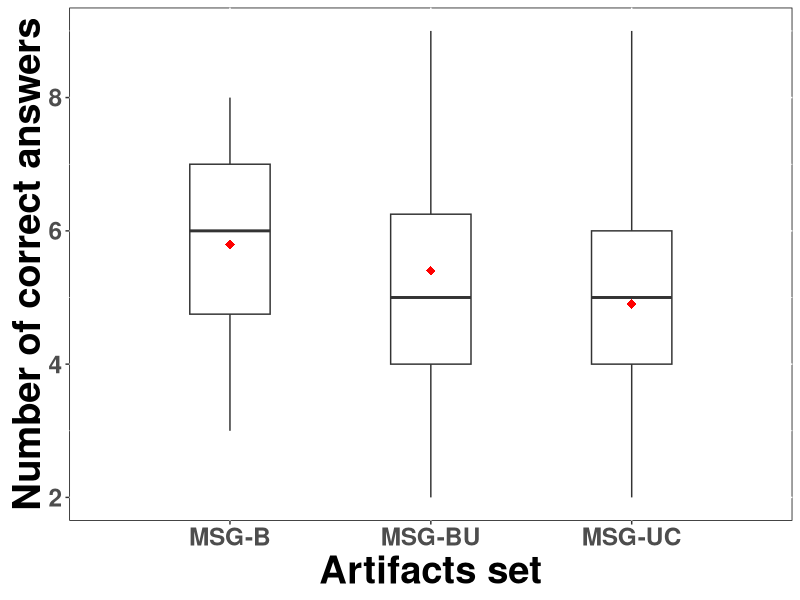
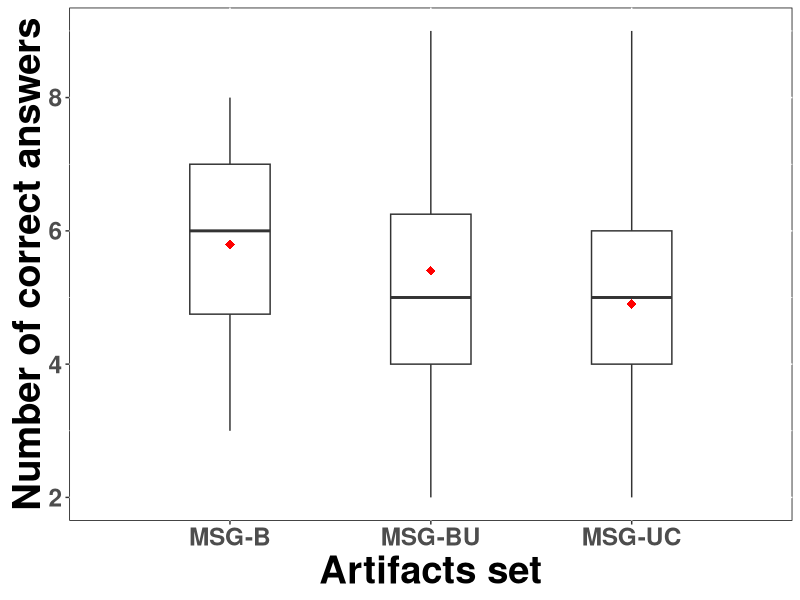
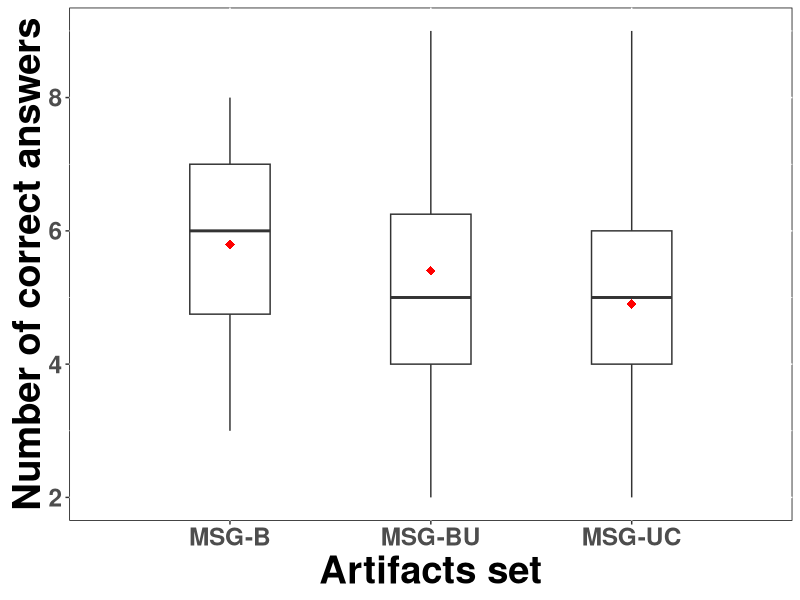
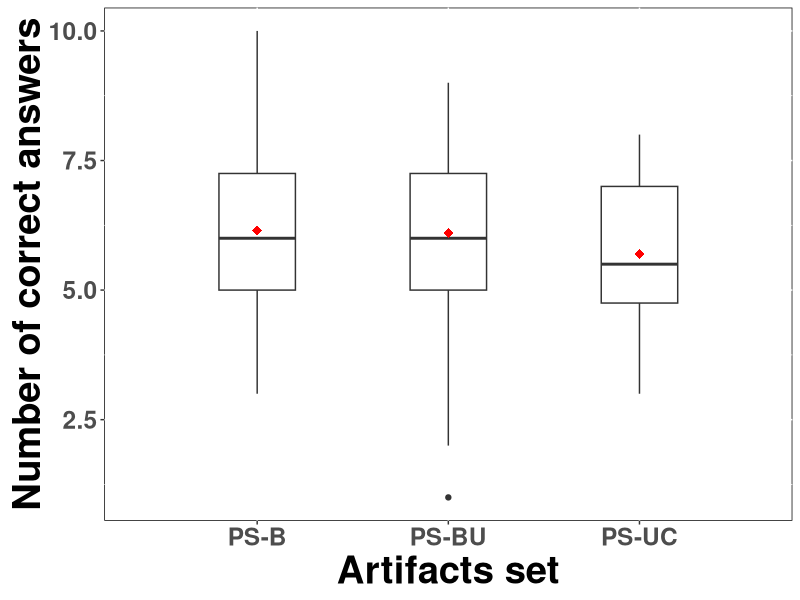
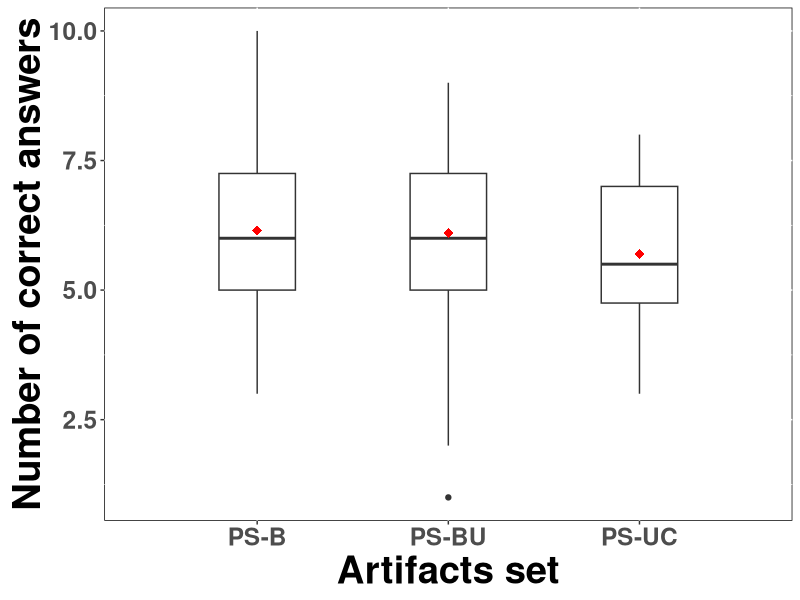
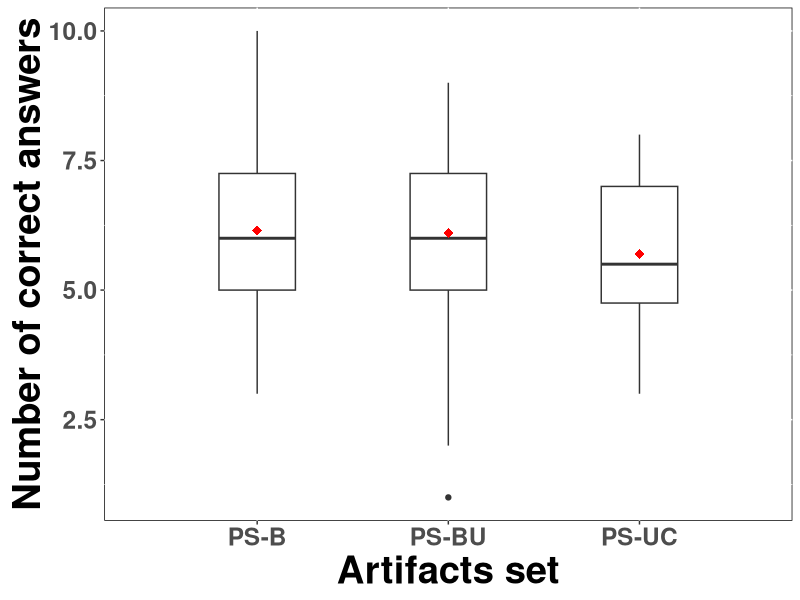
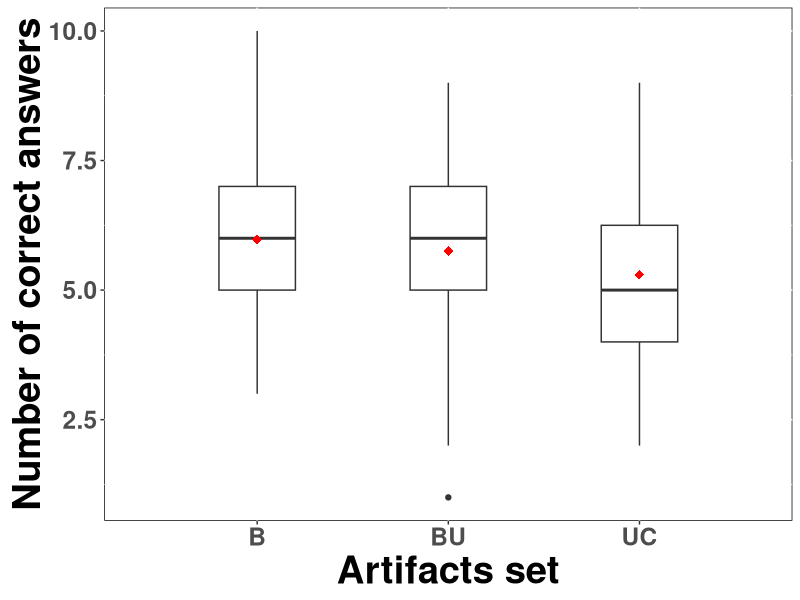
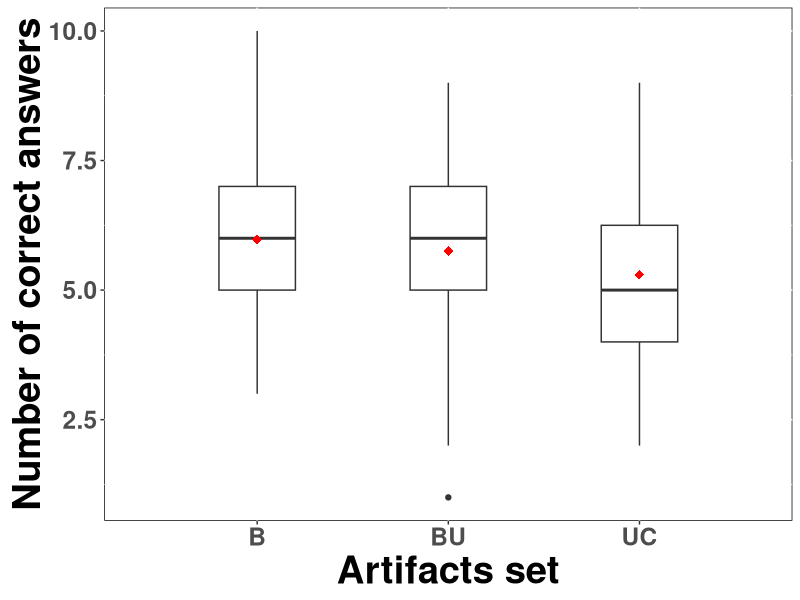

These charts were generated, in order, by the following R code:
# Set path to Desktop

# Para MAC
#setwd("~/proys/0-olvegamphd/1. Research/Experiments/exdebp-exp/SA//1. nCA/numCAsc4y5")

# Para Windows Bogot? - port?til
setwd("D:/proys/0-olvegamphd/1. Research/Experiments/exdebp-exp/SA/1. nCA/numCAsc4y5")

# Para Windows Unillanos
#setwd("C:/proys/0-olvegamphd/1. Research/Experiments/exdebp-exp/SA/1. nCA/numCAsc4y5")

# Instalacion de paquetes y librerias

#Para leer archivos de Excel
#install.packages("tidyverse")
# Leer el paquete para lectura de archivos de Excel. 
library("readxl")

#Para utilizar ggplot y graficar los boxplot con t?tulos y dem?s. 
#install.packages("ggplot2")
library(ggplot2)

##############################################################
###   Leer los datos (cada caso y los de ambos casos)      ###
##############################################################

# Lea los datos de cada distribuci?n por grupo de artefactos para ks test. 
datosMSGB <- read_excel("numCAsc4y5.xlsx", sheet = 5)
datosMSGBU <- read_excel("numCAsc4y5.xlsx", sheet = 6)
datosMSGUC <- read_excel("numCAsc4y5.xlsx", sheet = 7)
datosPSB <- read_excel("numCAsc4y5.xlsx", sheet = 8)
datosPSBU <- read_excel("numCAsc4y5.xlsx", sheet = 9)
datosPSUC <- read_excel("numCAsc4y5.xlsx", sheet = 10)
datosBothB <- read_excel("numCAsc4y5.xlsx", sheet = 11)
datosBothBU <- read_excel("numCAsc4y5.xlsx", sheet = 12)
datosBothUC <- read_excel("numCAsc4y5.xlsx", sheet = 13)

# Lea los datos para el caso de estudio FMSG.
datosFMSG <- read_excel("numCAsc4y5.xlsx", sheet = 2)
# Lea los datos para el caso de estudio PdV.
datosPdV <- read_excel("numCAsc4y5.xlsx", sheet = 3)
# Lea los datos para ambos casos de estudio.
datosTwoCS <- read_excel("numCAsc4y5.xlsx", sheet = 1)


###############################################################
###   Mostrar una porcion aleatoria de cada conjunto de datos.# 
###############################################################

# Show first a random sample of each data set. 
set.seed(1234)

# Show some data 
dplyr::sample_n(datosFMSG, 10)

# Show some data 
dplyr::sample_n(datosPdV, 10)

# Show some data 
dplyr::sample_n(datosTwoCS, 10)

###############################################################
###   Organice los niveles de los datos.                    ### 
###############################################################

#Asigne los niveles a la columna que los tiene (en este caso ArtifactsSet) - datos FMSG
datosFMSG$ArtifactsSet <- ordered(datosFMSG$ArtifactsSet, levels(factor(datosFMSG$ArtifactsSet)))
#show the levels
levels(datosFMSG$ArtifactsSet)

#Asigne los niveles a la columna que los tiene (en este caso ArtifactsSet) - datos PdV
datosPdV$ArtifactsSet <- ordered(datosPdV$ArtifactsSet, levels(factor(datosPdV$ArtifactsSet)))
#show the levels
levels(datosPdV$ArtifactsSet)

#Asigne los niveles a la columna que los tiene (en este caso ArtifactsSet) - datos TwoCS
datosTwoCS$ArtifactsSet <- ordered(datosTwoCS$ArtifactsSet, levels(factor(datosTwoCS$ArtifactsSet)))

#show the levels
levels(datosTwoCS$ArtifactsSet)

#Asigne los niveles a la columna que los tiene (en este caso ArtifactsSet) - datos TwoCS
#datosTwoCSB$ArtifactsSet <- ordered(datosTwoCSB$ArtifactsSet, levels(factor(datosTwoCSB$ArtifactsSet)))

#show the levels
#levels(datosTwoCS$ArtifactsSet)


#Asigne los niveles a la columna que los tiene (en este caso ArtifactsSet) - datos TwoCSBandC
#datosTwoCSBandC$ArtifactsSet <- ordered(datosTwoCSBandC$ArtifactsSet, levels(factor(datosTwoCSBandC$ArtifactsSet)))

#show the levels
#levels(datosTwoCSBandC$ArtifactsSet)

###############################################################
###   Muestre los boxplot de cada conjunto de datos.        ### 
###############################################################

#Dibuje el boxplot de FMSG (Diagrama de cajas)
bMSG = ggplot(datosFMSG, aes(ArtifactsSet,numCA)) + 
  geom_boxplot(outlier.shape = 19, width = 0.4, position = "dodge") +
  scale_x_discrete(expand=c(0.4,0)) +
  theme(axis.title.x = element_text(face="bold", hjust=0.5, size=rel(2.5))) +
  theme(axis.title.y = element_text(face="bold", vjust=0.5, size=rel(2.5))) +
  theme(axis.text.x = element_text(face="bold", hjust=0.5, size=rel(2))) +
  theme(axis.text.y = element_text(face="bold", vjust=0.5, size=rel(2))) +
  labs(x = "Artifacts set", y= "Number of correct answers") + 
  theme(panel.background = element_rect(fill = "white", colour = "black")) +
  stat_summary(fun.y=mean, geom="point", shape=18,
               size=3, color="red")

#Exportar la imagen a eps - prepare el archivo. 
setEPS()
postscript("rq1-m1-msg.eps", onefile=FALSE, height=6, width=8, pointsize=10)
print(bMSG)
dev.off()

#Exportar la imagen a png - prepare el archivo. 
png(filename = "rq1-m1-msg.png", width = 1800, height = 1200, units = "px", 
    res = 200)

#Exp?rtelo al tipo de archivo preparado
print(bMSG)
dev.off()

#Exportar la imagen a pdf - prepare el archivo
pdf("rq1-m1-msg.pdf")
print(bMSG)
dev.off()

#Dibuje el boxplot de PdV. (Diagrama de cajas)
bPdV=ggplot(datosPdV, aes(ArtifactsSet,numCA)) + 
  geom_boxplot(outlier.shape = 19, width = 0.4, position = "dodge") +
  scale_x_discrete(expand=c(0.4,0)) +
  theme(axis.title.x = element_text(face="bold", hjust=0.5, size=rel(2.5))) +
  theme(axis.title.y = element_text(face="bold", vjust=0.5, size=rel(2.5))) +
  theme(axis.text.x = element_text(face="bold", hjust=0.5, size=rel(2))) +
  theme(axis.text.y = element_text(face="bold", vjust=0.5, size=rel(2))) +
  labs(x = "Artifacts set", y= "Number of correct answers") + 
  theme(panel.background = element_rect(fill = "white", colour = "black")) +
  stat_summary(fun.y=mean, geom="point", shape=18,
               size=3, color="red")

#Exportar la imagen a eps - prepare el archivo. 
setEPS()
postscript("rq1-m1-ps.eps", onefile=FALSE, height=8, width=10, pointsize=10)
print(bPdV)
dev.off()

#Exportar la imagen a png - prepare el archivo. 
png(filename = "rq1-m1-ps.png", width = 1800, height = 1200, units = "px", 
    res = 200)
print(bPdV)
dev.off()

#Exportar la imagen a pdf - prepare el archivo
pdf("rq1-m1-ps.pdf")
print(bPdV)
dev.off()

#Dibuje el boxplot de ambos casos de estudio. (Diagrama de cajas)
bTwoCS = ggplot(datosTwoCS, aes(ArtifactsSet,numCA)) + 
  geom_boxplot(outlier.shape = 19, width = 0.4, position = "dodge") +
  scale_x_discrete(expand=c(0.4,0)) +
  theme(axis.title.x = element_text(face="bold", hjust=0.5, size=rel(2.5))) +
  theme(axis.title.y = element_text(face="bold", vjust=0.5, size=rel(2.5))) +
  theme(axis.text.x = element_text(face="bold", hjust=0.5, size=rel(2))) +
  theme(axis.text.y = element_text(face="bold", vjust=0.5, size=rel(2))) +
  labs(x = "Artifacts set", y= "Number of correct answers") + 
  theme(panel.background = element_rect(fill = "white", colour = "black")) +
#  theme(panel.grid.minor.y = element_line(colour = "grey50")) +
  stat_summary(fun.y=mean, geom="point", shape=18,
               size=3, color="red")

#Exportar la imagen a eps - prepare el archivo. 
setEPS()
postscript("rq1-m1-both.eps", onefile=FALSE, height=6, width=8, pointsize=10)
print(bTwoCS)
dev.off()

#Exportar la imagen a png - prepare el archivo. 
png(filename = "rq1-m1-both.png", width = 1800, height = 1200, units = "px", 
     res = 200)

#Exportar la imagen a png - genere el archivo. 
print(bTwoCS)
dev.off()

#Exportar la imagen a pdf - prepare el archivo
pdf("rq1-m1-both.pdf")
print(bTwoCS)
dev.off()

###############################################################
###   Test de Kolmogorov - Smirnov de las distribuciones    ### 
###############################################################

# MSG-B
KsMSGB<- ks.test(datosMSGB$numCA, "pnorm", mean =datosMSGB$numCA, sd= datosMSGB$numCA)

# MSG-B
KsMSGBU<- ks.test(datosMSGBU$numCA, "pnorm", mean =datosMSGBU$numCA, sd= datosMSGBU$numCA)

# MSG-B
KsMSGUC<- ks.test(datosMSGUC$numCA, "pnorm", mean =datosMSGUC$numCA, sd= datosMSGUC$numCA)

# MSG-B
KsPSB<- ks.test(datosPSB$numCA, "pnorm", mean =datosPSB$numCA, sd= datosPSB$numCA)

# MSG-B
KsPSBU<- ks.test(datosPSBU$numCA, "pnorm", mean =datosPSBU$numCA, sd= datosPSBU$numCA)

# MSG-B
KsPSUC<- ks.test(datosPSUC$numCA, "pnorm", mean =datosPSUC$numCA, sd= datosPSUC$numCA)

# MSG-B
KsBothB<- ks.test(datosBothB$numCA, "pnorm", mean =datosBothB$numCA, sd= datosBothB$numCA)

# MSG-B
KsBothBU<- ks.test(datosBothBU$numCA, "pnorm", mean =datosBothBU$numCA, sd= datosBothBU$numCA)

# MSG-B
KsBothUC<- ks.test(datosBothUC$numCA, "pnorm", mean =datosBothUC$numCA, sd= datosBothUC$numCA)

###############################################################
###   Test de Shapiro Wilk de las distribuciones            ### 
###############################################################

# MSG-B
SwMSGB<- shapiro.test(datosMSGB$numCA)

# MSG-BU
SwMSGBU<- shapiro.test(datosMSGBU$numCA)

# MSG-UC
SwMSGUC<- shapiro.test(datosMSGUC$numCA)

# PS-B
SwPSB<- shapiro.test(datosPSB$numCA)

# PS-BU
SwPSBU<- shapiro.test(datosPSBU$numCA)

# PS-UC
SwPSUC<- shapiro.test(datosPSUC$numCA)

# Both-B
SwBothB<- shapiro.test(datosBothB$numCA)

# Both-BU
SwBothBU<- shapiro.test(datosBothBU$numCA)

# Both-UC
SwBothUC<- shapiro.test(datosBothUC$numCA)

###############################################################
###   Datos de cada distribuci?n - Summary                  ### 
###############################################################

## Summary of the data - MSG 
FileSummaryMSGB = summary(datosMSGB)
FileSummaryMSGBU = summary(datosMSGBU)
FileSummaryMSGUC = summary(datosMSGUC)

## Summary of the data - PdV
FileSummaryPdVB = summary(datosPSB)
FileSummaryPdVBU = summary(datosPSBU)
FileSummaryPdVUC= summary(datosPSUC)

# Summary of the data - BothCS 
FileSummaryBothB = summary(datosBothB)
FileSummaryBothBU = summary(datosBothBU)
FileSummaryBothUC = summary(datosBothUC)

###############################################################
###   Analisis de Varianza  -AOV                            ### 
###############################################################

# AOV de caso de estudio FMSG
#FMSG.aov <- aov(numCA ~ ArtifactsSet, data = datosFMSG)

# Summary of the analysis
#FileSummaryAoVFMSG = summary(FMSG.aov)

# AOV de caso de estudio PdV
#PdV.aov <- aov(numCA ~ ArtifactsSet, data = datosPdV)

# Summary of the analysis
#FileSummaryAoVPdV = summary(PdV.aov)

# AOV de datos ambos casos de estudio. 
#TwoCS.aov <- aov(numCA ~ ArtifactsSet, data = datosTwoCS)

# Summary of the analysis
#FileSummaryAovTwoCS = summary(TwoCS.aov)

###############################################################
###   Analisis of Mann Whitney                              ### 
### Mann-Whitney-Wilcoxon (MWW), Wilcoxon rank-sum test,    ###
### or Wilcoxon-Mann-Whitney test                           ###   
###############################################################

#Man Whitney for MSG
MWMSGBBU = wilcox.test(datosMSGB$numCA, datosMSGBU$numCA)
MWMSGBUUC = wilcox.test(datosMSGBU$numCA, datosMSGUC$numCA)
MWMSGBUC = wilcox.test(datosMSGB$numCA, datosMSGUC$numCA)

#Man Whitney for PS
MWPSBBU = wilcox.test(datosPSB$numCA, datosPSBU$numCA)
MWPSBUUC = wilcox.test(datosPSBU$numCA, datosPSUC$numCA)
MWPSBUC = wilcox.test(datosPSB$numCA, datosPSUC$numCA)

#Man Whitney for Both
MWBothBBU = wilcox.test(datosBothB$numCA, datosBothBU$numCA)
MWBothBUUC = wilcox.test(datosBothBU$numCA, datosBothUC$numCA)
MWBothBUC = wilcox.test(datosBothB$numCA, datosBothUC$numCA)

###############################################################
###   File output creation                                  ### 
###############################################################

# Title
cat("Statistical data for number of correct answers", file = "nCAsc4y5-S-SW-MannW.doc")
# add 2 newlines
cat("\n\n", file = "nCAsc4y5-S-SW-MannW.doc", append = TRUE)

# ------------------------------------------------------------------------------------------#

# Case study identification 
cat("MSG Foundation CASE STUDY STATISTICAL ANALYSIS\n", file = "nCAsc4y5-S-SW-MannW.doc", append = TRUE)
# add 2 newlines
cat("\n\n", file = "nCAsc4y5-S-SW-MannW.doc", append = TRUE)

# ------------------------------------------------------------------------------------------#

# Artifacts Set for case study identification 
cat("MSG-B statistical analysis\n", file = "nCAsc4y5-S-SW-MannW.doc", append = TRUE)
# add 2 newlines
cat("\n\n", file = "nCAsc4y5-S-SW-MannW.doc", append = TRUE)

# -------   KS test for MSG-B case study. --------------------------------------------#

# export KS test output for MSG-B 
cat("KS test for MSG-B\n", file = "nCAsc4y5-S-SW-MannW.doc", append = TRUE)
capture.output(KsMSGB , file = "nCAsc4y5-S-SW-MannW.doc", append = TRUE)
# add 2 newlines
cat("\n\n", file = "nCAsc4y5-S-SW-MannW.doc", append = TRUE)

# -------   SW test for MSG-B case study. --------------------------------------------#

cat("SW test for MSG-B\n", file = "nCAsc4y5-S-SW-MannW.doc", append = TRUE)
capture.output(SwMSGB , file = "nCAsc4y5-S-SW-MannW.doc", append = TRUE)
# add 2 newlines
cat("\n\n", file = "nCAsc4y5-S-SW-MannW.doc", append = TRUE)

# --------  Summary of MSG-B distribution -------------------------------------------#

cat("Summary MSG-B\n", file = "nCAsc4y5-S-SW-MannW.doc", append = TRUE)
capture.output(FileSummaryMSGB, file = "nCAsc4y5-S-SW-MannW.doc", append = TRUE)
# add 2 newlines
cat("\n\n", file = "nCAsc4y5-S-SW-MannW.doc", append = TRUE)

# export KS test output for MSG-BU
cat("KS test for MSG-BU\n", file = "nCAsc4y5-S-SW-MannW.doc", append = TRUE)
capture.output(KsMSGBU , file = "nCAsc4y5-S-SW-MannW.doc", append = TRUE)
# add 2 newlines
cat("\n\n", file = "nCAsc4y5-S-SW-MannW.doc", append = TRUE)

# export SW test output for MSG-BU
cat("SW test for MSG-BU\n", file = "nCAsc4y5-S-SW-MannW.doc", append = TRUE)
capture.output(SwMSGBU , file = "nCAsc4y5-S-SW-MannW.doc", append = TRUE)
# add 2 newlines
cat("\n\n", file = "nCAsc4y5-S-SW-MannW.doc", append = TRUE)

# export summary FMSG output
cat("Summary MSG-BU\n", file = "nCAsc4y5-S-SW-MannW.doc", append = TRUE)
capture.output(FileSummaryMSGBU, file = "nCAsc4y5-S-SW-MannW.doc", append = TRUE)
# add 2 newlines
cat("\n\n", file = "nCAsc4y5-S-SW-MannW.doc", append = TRUE)

# export KS test output for MSG-UC
cat("KS test for MSG-UC\n", file = "nCAsc4y5-S-SW-MannW.doc", append = TRUE)
capture.output(KsMSGUC, file = "nCAsc4y5-S-SW-MannW.doc", append = TRUE)
# add 2 newlines
cat("\n\n", file = "nCAsc4y5-S-SW-MannW.doc", append = TRUE)

# export SW test output for MSG-UC
cat("SW test for MSG-UC\n", file = "nCAsc4y5-S-SW-MannW.doc", append = TRUE)
capture.output(SwMSGUC, file = "nCAsc4y5-S-SW-MannW.doc", append = TRUE)
# add 2 newlines
cat("\n\n", file = "nCAsc4y5-S-SW-MannW.doc", append = TRUE)

# export summary FMSG output
cat("Summary MSG-UC\n", file = "nCAsc4y5-S-SW-MannW.doc", append = TRUE)
capture.output(FileSummaryMSGUC, file = "nCAsc4y5-S-SW-MannW.doc", append = TRUE)
# add 2 newlines
cat("\n\n", file = "nCAsc4y5-S-SW-MannW.doc", append = TRUE)

# export anova test FMSG output
#cat("Anova Test FMSG\n", file = "nCAsc4y5-S-SW-MannW.doc", append = TRUE)
#capture.output(FileSummaryAoVFMSG, file = "nCAsc4y5-S-SW-MannW.doc", append = TRUE)
# add 2 newlines
#cat("\n\n", file = "nCAsc4y5-S-SW-MannW.doc", append = TRUE)

# ------------------------------------------------------------------------------------------#
# -------   Mann Whitney U test to pdf file output - MSG case study-------------------------#
# ------------------------------------------------------------------------------------------#

# export Mann Whitney U test output for MSG-B
cat("Man Whitney U test for MSG-B\n", file = "nCAsc4y5-S-SW-MannW.doc", append = TRUE)
capture.output(MWMSGBBU, file = "nCAsc4y5-S-SW-MannW.doc", append = TRUE)
# add 2 newlines
cat("\n\n", file = "nCAsc4y5-S-SW-MannW.doc", append = TRUE)

# export Mann Whitney U test output for MSG-B
cat("Man Whitney U test for MSG-BU\n", file = "nCAsc4y5-S-SW-MannW.doc", append = TRUE)
capture.output(MWMSGBUUC, file = "nCAsc4y5-S-SW-MannW.doc", append = TRUE)
# add 2 newlines
cat("\n\n", file = "nCAsc4y5-S-SW-MannW.doc", append = TRUE)

# export Mann Whitney U test output for MSG-B
cat("Man Whitney U test for MSG-UC\n", file = "nCAsc4y5-S-SW-MannW.doc", append = TRUE)
capture.output(MWMSGBUC, file = "nCAsc4y5-S-SW-MannW.doc", append = TRUE)
# add 2 newlines
cat("\n\n", file = "nCAsc4y5-S-SW-MannW.doc", append = TRUE)

# ------------------------------------------------------------------------------------------#

# Case study identification 
cat("Point of Sale CASE STUDY STATISTICAL ANALYSIS\n", file = "nCAsc4y5-S-SW-MannW.doc", append = TRUE)
# add 2 newlines
cat("\n\n", file = "nCAsc4y5-S-SW-MannW.doc", append = TRUE)

# ------------------------------------------------------------------------------------------#

# Artifacts set - Case study identification 
cat("PS-B statistical analysis\n", file = "nCAsc4y5-S-SW-MannW.doc", append = TRUE)
# add 2 newlines
cat("\n\n", file = "nCAsc4y5-S-SW-MannW.doc", append = TRUE)

# ------------------------------------------------------------------------------------------#

# export KS test output for PdV-B
cat("KS test for PS-B\n", file = "nCAsc4y5-S-SW-MannW.doc", append = TRUE)
capture.output(KsPSB, file = "nCAsc4y5-S-SW-MannW.doc", append = TRUE)
# add 2 newlines
cat("\n\n", file = "nCAsc4y5-S-SW-MannW.doc", append = TRUE)

# export SW test output for PdV-B
cat("SW test for PS-B\n", file = "nCAsc4y5-S-SW-MannW.doc", append = TRUE)
capture.output(SwPSB, file = "nCAsc4y5-S-SW-MannW.doc", append = TRUE)
# add 2 newlines
cat("\n\n", file = "nCAsc4y5-S-SW-MannW.doc", append = TRUE)

# export summary PdV output
cat("Summary PS-BV\n", file = "nCAsc4y5-S-SW-MannW.doc", append = TRUE)
capture.output(FileSummaryPdVB, file = "nCAsc4y5-S-SW-MannW.doc", append = TRUE)
# add 2 newlines
cat("\n\n", file = "nCAsc4y5-S-SW-MannW.doc", append = TRUE)

# ------------------------------------------------------------------------------------------#

# Artifacts Set for case study identification 
cat("MSG-BU statistical analysis\n", file = "nCAsc4y5-S-SW-MannW.doc", append = TRUE)
# add 2 newlines
cat("\n\n", file = "nCAsc4y5-S-SW-MannW.doc", append = TRUE)

# ------------------------------------------------------------------------------------------#

# export KS test output for PdV-BU
cat("KS test for PS-BU\n", file = "nCAsc4y5-S-SW-MannW.doc", append = TRUE)
capture.output(KsPSBU , file = "nCAsc4y5-S-SW-MannW.doc", append = TRUE)
# add 2 newlines
cat("\n\n", file = "nCAsc4y5-S-SW-MannW.doc", append = TRUE)

# export SW test output for PdV-BU
cat("SW test for PS-BU\n", file = "nCAsc4y5-S-SW-MannW.doc", append = TRUE)
capture.output(SwPSBU , file = "nCAsc4y5-S-SW-MannW.doc", append = TRUE)
# add 2 newlines
cat("\n\n", file = "nCAsc4y5-S-SW-MannW.doc", append = TRUE)

# export summary for PS-BU 
cat("Summary PS-BU\n", file = "nCAsc4y5-S-SW-MannW.doc", append = TRUE)
capture.output(FileSummaryPdVBU, file = "nCAsc4y5-S-SW-MannW.doc", append = TRUE)
# add 2 newlines
cat("\n\n", file = "nCAsc4y5-S-SW-MannW.doc", append = TRUE)

# ------------------------------------------------------------------------------------------#

# Artifacts Set for case study identification 
cat("MSG-UC statistical analysis\n", file = "nCAsc4y5-S-SW-MannW.doc", append = TRUE)
# add 2 newlines
cat("\n\n", file = "nCAsc4y5-S-SW-MannW.doc", append = TRUE)

# ------------------------------------------------------------------------------------------#

# export KS test output for PS-UC
cat("KS test for PS-UC\n", file = "nCAsc4y5-S-SW-MannW.doc", append = TRUE)
capture.output(KsPSUC, file = "nCAsc4y5-S-SW-MannW.doc", append = TRUE)
# add 2 newlines
cat("\n\n", file = "nCAsc4y5-S-SW-MannW.doc", append = TRUE)

# ------------------------------------------------------------------------------------------#

# export SW test output for PS-UC
cat("SW test for PS-UC\n", file = "nCAsc4y5-S-SW-MannW.doc", append = TRUE)
capture.output(SwPSUC, file = "nCAsc4y5-S-SW-MannW.doc", append = TRUE)
# add 2 newlines
cat("\n\n", file = "nCAsc4y5-S-SW-MannW.doc", append = TRUE)

# export summary PdV output
cat("Summary PS-UC\n", file = "nCAsc4y5-S-SW-MannW.doc", append = TRUE)
capture.output(FileSummaryPdVUC, file = "nCAsc4y5-S-SW-MannW.doc", append = TRUE)
# add 2 newlines
cat("\n\n", file = "nCAsc4y5-S-SW-MannW.doc", append = TRUE)

# export anova test PdV output
# cat("Anova Test PdV\n", file = "nCAsc4y5-S-SW-MannW.doc", append = TRUE)
# capture.output(FileSummaryAoVPdV, file = "nCAsc4y5-S-SW-MannW.doc", append = TRUE)
# add 2 newlines
# cat("\n\n", file = "nCAsc4y5-S-SW-MannW.doc", append = TRUE)

# ------------------------------------------------------------------------------------------#
# -------   Mann Whitney U test to pdf file output - PS case study--------------------------#
# ------------------------------------------------------------------------------------------#

# export Mann Whitney U test output for PS-B
cat("Man Whitney U test for PS-B\n", file = "nCAsc4y5-S-SW-MannW.doc", append = TRUE)
capture.output(MWPSBBU, file = "nCAsc4y5-S-SW-MannW.doc", append = TRUE)
# add 2 newlines
cat("\n\n", file = "nCAsc4y5-S-SW-MannW.doc", append = TRUE)

# export Mann Whitney U test output for PS-BU
cat("Man Whitney U test for PS-BU\n", file = "nCAsc4y5-S-SW-MannW.doc", append = TRUE)
capture.output(MWPSBUUC, file = "nCAsc4y5-S-SW-MannW.doc", append = TRUE)
# add 2 newlines
cat("\n\n", file = "nCAsc4y5-S-SW-MannW.doc", append = TRUE)

# export Mann Whitney U test output for PS-UC
cat("Man Whitney U test for PS-UC\n", file = "nCAsc4y5-S-SW-MannW.doc", append = TRUE)
capture.output(MWPSBUC, file = "nCAsc4y5-S-SW-MannW.doc", append = TRUE)
# add 2 newlines
cat("\n\n", file = "nCAsc4y5-S-SW-MannW.doc", append = TRUE)

# -------------------------------------------------------------------------------------#

# Case study identification 
cat("BOTH CASE STUDIES STATISTICAL ANALYSIS\n", file = "nCAsc4y5-S-SW-MannW.doc", append = TRUE)
cat("\n\n", file = "nCAsc4y5-S-SW-MannW.doc", append = TRUE)

# -------   KS test for Both case studies. --------------------------------------------#

# export KS test output for Both-B
cat("KS test for Both-B\n", file = "nCAsc4y5-S-SW-MannW.doc", append = TRUE)
capture.output(KsBothB , file = "nCAsc4y5-S-SW-MannW.doc", append = TRUE)
# add 2 newlines
cat("\n\n", file = "nCAsc4y5-S-SW-MannW.doc", append = TRUE)

# export SW test output for Both-B
cat("SW test for Both-B\n", file = "nCAsc4y5-S-SW-MannW.doc", append = TRUE)
capture.output(SwBothB , file = "nCAsc4y5-S-SW-MannW.doc", append = TRUE)
# add 2 newlines
cat("\n\n", file = "nCAsc4y5-S-SW-MannW.doc", append = TRUE)

# export summary Both output
cat("Summary Both-B\n", file = "nCAsc4y5-S-SW-MannW.doc", append = TRUE)
capture.output(FileSummaryBothB, file = "nCAsc4y5-S-SW-MannW.doc", append = TRUE)
# add 2 newlines
cat("\n\n", file = "nCAsc4y5-S-SW-MannW.doc", append = TRUE)

# export KS test output for Both-BU
cat("KS test for Both-BU\n", file = "nCAsc4y5-S-SW-MannW.doc", append = TRUE)
capture.output(KsBothBU, file = "nCAsc4y5-S-SW-MannW.doc", append = TRUE)
# add 2 newlines
cat("\n\n", file = "nCAsc4y5-S-SW-MannW.doc", append = TRUE)

# export SW test output for Both-BU
cat("SW test for Both-BU\n", file = "nCAsc4y5-S-SW-MannW.doc", append = TRUE)
capture.output(SwBothBU, file = "nCAsc4y5-S-SW-MannW.doc", append = TRUE)
# add 2 newlines
cat("\n\n", file = "nCAsc4y5-S-SW-MannW.doc", append = TRUE)

# export summary Both output
cat("Summary Both-BU\n", file = "nCAsc4y5-S-SW-MannW.doc", append = TRUE)
capture.output(FileSummaryBothBU, file = "nCAsc4y5-S-SW-MannW.doc", append = TRUE)
# add 2 newlines
cat("\n\n", file = "nCAsc4y5-S-SW-MannW.doc", append = TRUE)

# export KS test output for Both-UC
cat("KS test for Both-UC\n", file = "nCAsc4y5-S-SW-MannW.doc", append = TRUE)
capture.output(KsBothUC, file = "nCAsc4y5-S-SW-MannW.doc", append = TRUE)
# add 2 newlines
cat("\n\n", file = "nCAsc4y5-S-SW-MannW.doc", append = TRUE)

# export SW test output for Both-UC
cat("SW test for Both-UC\n", file = "nCAsc4y5-S-SW-MannW.doc", append = TRUE)
capture.output(SwBothUC, file = "nCAsc4y5-S-SW-MannW.doc", append = TRUE)
# add 2 newlines
cat("\n\n", file = "nCAsc4y5-S-SW-MannW.doc", append = TRUE)

# export summary Both output
cat("Summary Both-UC\n", file = "nCAsc4y5-S-SW-MannW.doc", append = TRUE)
capture.output(FileSummaryBothUC, file = "nCAsc4y5-S-SW-MannW.doc", append = TRUE)
# add 2 newlines
cat("\n\n", file = "nCAsc4y5-S-SW-MannW.doc", append = TRUE)

# export anova test TwoCS output
# cat("Anova Test Both\n", file = "nCAsc4y5-S-SW-MannW.doc", append = TRUE)
# capture.output(FileSummaryAovTwoCS, file = "nCAsc4y5-S-SW-MannW.doc", append = TRUE)

# ------------------------------------------------------------------------------------------#
# -------   Mann Whitney U test to pdf file output - Both case study--------------------------#
# ------------------------------------------------------------------------------------------#

# export Mann Whitney U test output for Both-B
cat("Man Whitney U test for Both-BvsBU\n", file = "nCAsc4y5-S-SW-MannW.doc", append = TRUE)
capture.output(MWBothBBU, file = "nCAsc4y5-S-SW-MannW.doc", append = TRUE)
# add 2 newlines
cat("\n\n", file = "nCAsc4y5-S-SW-MannW.doc", append = TRUE)

# export Mann Whitney U test output for PS-BU
cat("Man Whitney U test for Both-BUvsUC\n", file = "nCAsc4y5-S-SW-MannW.doc", append = TRUE)
capture.output(MWBothBUUC, file = "nCAsc4y5-S-SW-MannW.doc", append = TRUE)
# add 2 newlines
cat("\n\n", file = "nCAsc4y5-S-SW-MannW.doc", append = TRUE)

# export Mann Whitney U test output for PS-UC
cat("Man Whitney U test for Both-BvsUC\n", file = "nCAsc4y5-S-SW-MannW.doc", append = TRUE)
capture.output(MWBothBUC, file = "nCAsc4y5-S-SW-MannW.doc", append = TRUE)
# add 2 newlines
cat("\n\n", file = "nCAsc4y5-S-SW-MannW.doc", append = TRUE)


